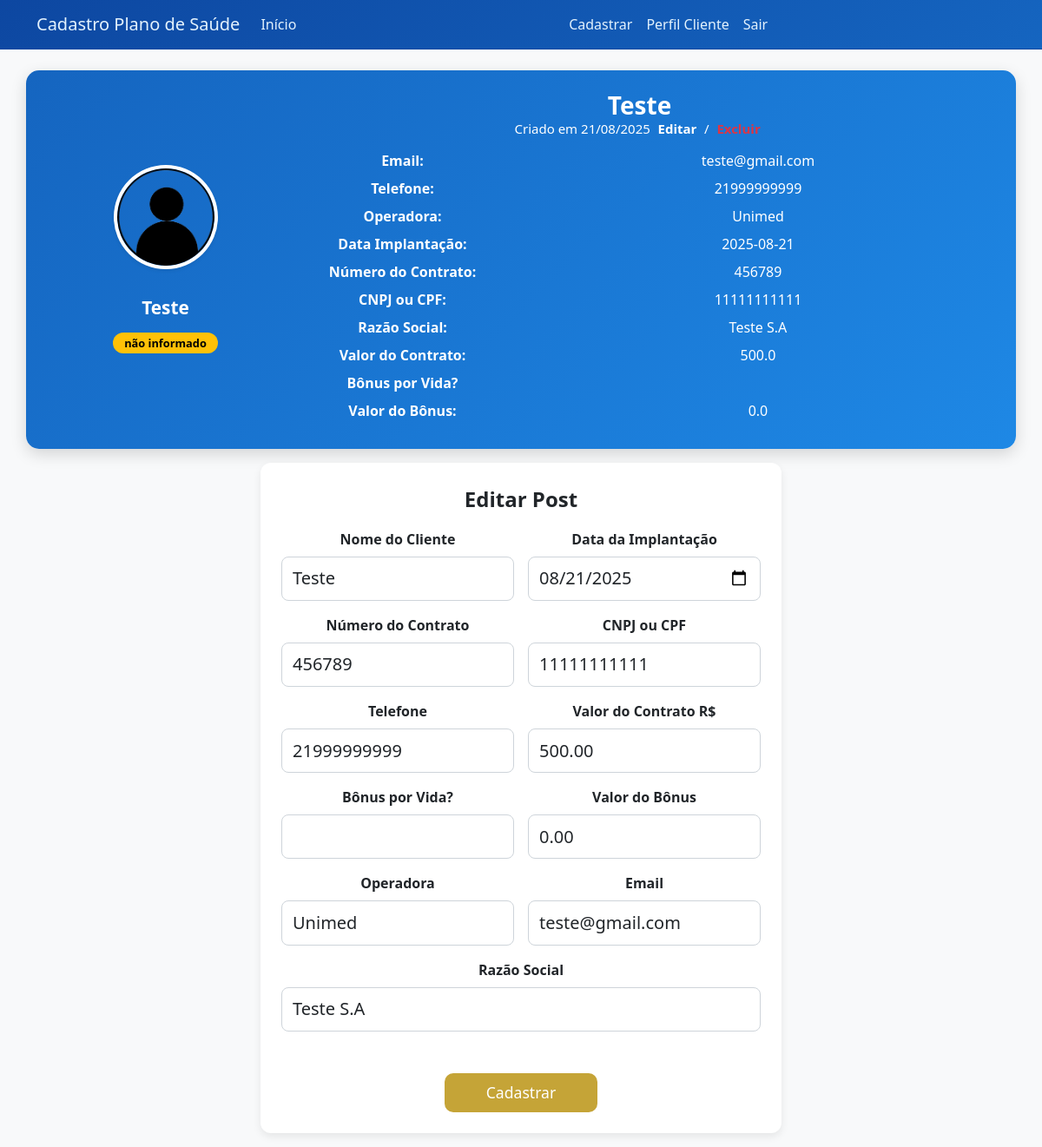
/post/1 (signed in), run on the app's committed database.
### sistemacooperativa/models.py (models this page shows, shortened)
class Usuario(database.Model, UserMixin):
    id = database.Column(database.Integer, primary_key=True)
    username = database.Column(database.String, nullable=False)
    email = database.Column(database.String, nullable=False, unique=True)
    senha = database.Column(database.String, nullable=False)
    foto_perfil = database.Column(database.String, default='default.jpg')
    posts = database.relationship('Post', backref='autor', lazy=True)
    cursos = database.Column(database.String, nullable=False, default='não informado')

class Post(database.Model):
    id = database.Column(database.Integer, primary_key=True)
    titulo = database.Column(database.String, nullable=False)
    email = database.Column(database.String, nullable=False, unique=True)
    telefone = database.Column(database.String, nullable=False)
    implantacao = database.Column(database.Date, nullable=False)
    numero_contrato = database.Column(database.String, nullable=False)
    cnpj_cpf = database.Column(database.String, nullable=False)
    razao_social = database.Column(database.String, nullable=False)
    valor_contrato = database.Column(database.Float, nullable=False)
    bonus_vida = database.Column(database.String, nullable=False, default=False)
    valor_bonus = database.Column(database.Float, nullable=False)
    corpo = database.Column(database.Text, nullable=False)
    data_criacao = database.Column(database.DateTime, nullable=False, default=datetime.utcnow)
    id_usuario = database.Column(database.Integer, database.ForeignKey('usuario.id'), nullable=False)

### sistemacooperativa/routes.py (the view, shortened to what this page needs)
@app.route('/post/<post_id>', methods=['GET', 'POST'])
@login_required
def exibir_post(post_id):
    post = Post.query.get(post_id)
    if current_user == post.autor:
        form = FormCriarPost()
        if request.method == 'GET':
            form.titulo.data = post.titulo
            form.email.data = post.email
            form.telefone.data = post.telefone
            form.corpo.data = post.corpo
            form.implantacao.data = post.implantacao
            form.numero_contrato.data = post.numero_contrato
            form.cnpj_cpf.data = post.cnpj_cpf
            form.razao_social.data = post.razao_social
            form.valor_contrato.data = post.valor_contrato
            form.bonus_vida.data = post.bonus_vida
            form.valor_bonus.data = post.valor_bonus
    else:
        form = None
    return render_template('post.html', post=post, form=form)

### sistemacooperativa/forms.py
class FormCriarPost(FlaskForm):
    titulo = StringField('Nome do Cliente', validators=[DataRequired(), Length(2, 140)])
    email = StringField('Email', validators=[DataRequired(), Email()])
    telefone = StringField('Telefone', validators=[DataRequired(), Regexp(
                r'^\(?\d{2}\)?[\s\-]?\d{4,5}[\-]?\d{4}$',
                message="Formato de telefone inválido. Ex: (21) 99999-9999"
            ), Length(min=8, max=20)])
    implantacao = DateField('Data da Implantação',validators=[DataRequired()])
    numero_contrato = StringField('Número do Contrato', validators=[DataRequired(), Length(2, 140)])
    cnpj_cpf = StringField('CNPJ ou CPF', validators=[DataRequired(), Length(2, 140)])
    razao_social = StringField('Razão Social', validators=[DataRequired(), Length(2, 140)])
    valor_contrato = DecimalField('Valor do Contrato R$', places=2, rounding=None, validators=[DataRequired(), NumberRange(min=0)])
    bonus_vida = StringField('Bônus por Vida?')
    valor_bonus = DecimalField('Valor do Bônus', places=2, rounding=None)
    corpo = StringField('Operadora', validators=[DataRequired(), Length(2, 140)])
    botao_submit = SubmitField('Cadastrar')

### sistemacooperativa/models.py (called while the page is built)
@login_manager.user_loader
def load_usuario(id_usuario):
    return Usuario.query.get(int(id_usuario))

### sistemacooperativa/templates/post.html (shortened to what this page needs)
{% extends 'base.html' %}
{% block body %}
<div class="container">
    <div class="row meupost mt-4 p-4 align-items-center">
        <div class="col-md-3 text-center">
            <div class="image mb-3">
                <img src="{{ url_for('static', filename='fotos_perfil/{}'.format(post.autor.foto_perfil)) }}"
                     class="rounded-circle img-fluid shadow-sm" width="120" alt="Foto de {{ post.autor }}">
            </div>
            <h5 class="fw-bold">{{ post.titulo }}</h5>
            <div class="cursos-container mt-2">
                {% for curso in post.autor.cursos.split(';') %}
                    <span class="badge">{{ curso }}</span>
                {% endfor %}
            </div>
        </div>
        <div class="col-md-9">
            <h3 class="fw-bold mb-3">
                {{ post.titulo }}
                <small style="font-size: 15px; color:white;">
                     Criado em {{ post.data_criacao.strftime('%d/%m/%Y') }}
                    {% if form %}
                        <a style="color:white" href="#form_editarpost">Editar</a> /
                        <a href="#" class="text-danger" data-bs-toggle="modal" data-bs-target="#exampleModal">Excluir</a>
                    {% endif %}
                </small>
            </h3>
            <div class="row mb-2">
                <div class="col-sm-4 fw-bold">Email:</div>
                <div class="col-sm-8">{{ post.email }}</div>
            </div>
            <div class="row mb-2">
                <div class="col-sm-4 fw-bold">Telefone:</div>
                <div class="col-sm-8">{{ post.telefone }}</div>
            </div>
            <div class="row mb-2">
                <div class="col-sm-4 fw-bold">Operadora:</div>
                <div class="col-sm-8">{{ post.corpo }}</div>
            </div>
            <div class="row mb-2">
                <div class="col-sm-4 fw-bold">Data Implantação:</div>
                <div class="col-sm-8">{{ post.implantacao }}</div>
            </div>
            <div class="row mb-2">
                <div class="col-sm-4 fw-bold">Número do Contrato:</div>
                <div class="col-sm-8">{{ post.numero_contrato }}</div>
            </div>
            <div class="row mb-2">
                <div class="col-sm-4 fw-bold">CNPJ ou CPF:</div>
                <div class="col-sm-8">{{ post.cnpj_cpf }}</div>
            </div>
            <div class="row mb-2">
                <div class="col-sm-4 fw-bold">Razão Social:</div>
                <div class="col-sm-8">{{ post.razao_social }}</div>
            </div>
            <div class="row mb-2">
                <div class="col-sm-4 fw-bold">Valor do Contrato:</div>
                <div class="col-sm-8">{{ post.valor_contrato }}</div>
            </div>
            <div class="row mb-2">
                <div class="col-sm-4 fw-bold">Bônus por Vida?</div>
                <div class="col-sm-8">{{ post.bonus_vida }}</div>
            </div>
            <div class="row mb-2">
                <div class="col-sm-4 fw-bold">Valor do Bônus:</div>
                <div class="col-sm-8">{{ post.valor_bonus }}</div>
            </div>
        </div>
    </div>
</div>
{% if form %}
<div class="container">
    <div class="row">
        <div class="col">
            <form method="POST" action="" id="form_editarpost" class="card p-4 mt-3 text-center">
                <legend class="mb-3 fw-bold">Editar Post</legend>
                <fieldset class="row g-3 justify-content-center">
                    <div class="col-md-6">
                        {{ form.titulo.label(class="form-label fw-bold") }}
                        {{ form.titulo(class="form-control-lg w-100") }}
                    </div>
                    <div class="col-md-6">
                        {{ form.implantacao.label(class="form-label fw-bold") }}
                        {{ form.implantacao(class="form-control-lg w-100") }}
                    </div>
                    <div class="col-md-6">
                        {{ form.numero_contrato.label(class="form-label fw-bold") }}
                        {{ form.numero_contrato(class="form-control-lg w-100") }}
                    </div>
                    <div class="col-md-6">
                        {{ form.cnpj_cpf.label(class="form-label fw-bold") }}
                        {{ form.cnpj_cpf(class="form-control-lg w-100") }}
                    </div>
                    <div class="col-md-6">
                        {{ form.telefone.label(class="form-label fw-bold") }}
                        {{ form.telefone(class="form-control-lg w-100") }}
                    </div>
                    <div class="col-md-6">
                        {{ form.valor_contrato.label(class="form-label fw-bold") }}
                        {{ form.valor_contrato(class="form-control-lg w-100") }}
                    </div>
                    <div class="col-md-6">
                        {{ form.bonus_vida.label(class="form-label fw-bold") }}
                        {{ form.bonus_vida(class="form-control-lg w-100") }}
                    </div>
                    <div class="col-md-6">
                        {{ form.valor_bonus.label(class="form-label fw-bold") }}
                        {{ form.valor_bonus(class="form-control-lg w-100") }}
                    </div>
                    <div class="col-md-6">
                        {{ form.corpo.label(class="form-label fw-bold") }}
                        {{ form.corpo(class="form-control-lg w-100") }}
                    </div>
                    <div class="col-md-6">
                        {{ form.email.label(class="form-label fw-bold") }}
                        {{ form.email(class="form-control-lg w-100") }}
                    </div>
                    <div class="col-12">
                        {{ form.razao_social.label(class="form-label fw-bold") }}
                        {{ form.razao_social(class="form-control-lg w-100") }}
                    </div>
                </fieldset>
                <div class="mt-4 text-center">
                    {{ form.botao_submit(class="btn btn-lg btn-buscar  px-5") }}
                </div>
            </form>
        </div>
    </div>
</div>
{% endif %}
{% endblock %}

### sistemacooperativa/static/main.css (style rules this page uses)
body { background-color: #f8f9fa; font-family: 'Segoe UI', Tahoma, Geneva, Verdana, sans-serif; color: #212529; margin: 0; padding: 0; }
.card { width: 100%; max-width: 600px; margin: 1rem auto; border: none; border-radius: 12px; background: #fff; color: #212529; padding: 1.5rem; transition: all 0.3s ease; box-shadow: 0 4px 10px rgba(0, 0, 0, 0.08); }
.meupost { background: linear-gradient(135deg, #1565c0, #1e88e5); border-radius: 15px; padding: 2rem; color: #fff; box-shadow: 0 6px 18px rgba(0, 0, 0, 0.15); text-align: center; }
.meupost .image img { border: 4px solid #fff; border-radius: 50%; box-shadow: 0 4px 12px rgba(0, 0, 0, 0.25); margin-bottom: 1rem; }
.meupost h5 { font-size: 1.3rem; font-weight: bold; margin-top: 0.8rem; margin-bottom: 0.3rem; }
.meupost small { display: block; font-size: 0.9rem; font-weight: 400; margin-bottom: 1rem; }
.meupost a { font-weight: 600; text-decoration: none; margin: 0 0.3rem; color: #ffeb3b; }
.badge { background: #ffc107; color: #000; border-radius: 20px; padding: 0.35rem 0.8rem; font-size: 0.8rem; margin-top: 0.5rem; display: inline-block; }
.card input.form-control-lg, .menu input.form-control-lg { border-radius: 8px; background-color: #fff; border: 1px solid #ced4da; color: #212529; transition: all 0.3s ease; padding: 0.6rem 0.75rem; }
.card input.form-control-lg::placeholder, .menu input.form-control-lg::placeholder { color: #6c757d; }
.card .btn-lg, .menu .btn-lg { display: block; margin: 1.5rem auto 0; border-radius: 10px; background-color: #c5a437; color: #fff; border: none; transition: all 0.3s ease; padding: 0.6rem 1.2rem; font-weight: 500; }
.btn-buscar { background-color: #c5a437; color: #fff; font-weight: bold; border: none; border-radius: 8px; padding: 0.65rem 1rem; font-size: 1.1rem; line-height: 1.5; height: 100%; display: flex; align-items: center; justify-content: center; transition: background-color 0.2s ease-in-out; }

### data on the page
Usuario: foto_perfil (placeholder picture), cursos "não informado"
Post: titulo "Teste", data_criacao "21/08/2025", email "teste@gmail.com", telefone "21999999999", corpo "Unimed", implantacao "2025-08-21", numero_contrato "456789", cnpj_cpf "11111111111", razao_social "Teste S.A", valor_contrato "500.0", valor_bonus "0.0", implantacao "08/21/2025", valor_contrato "500.00", valor_bonus "0.00"
